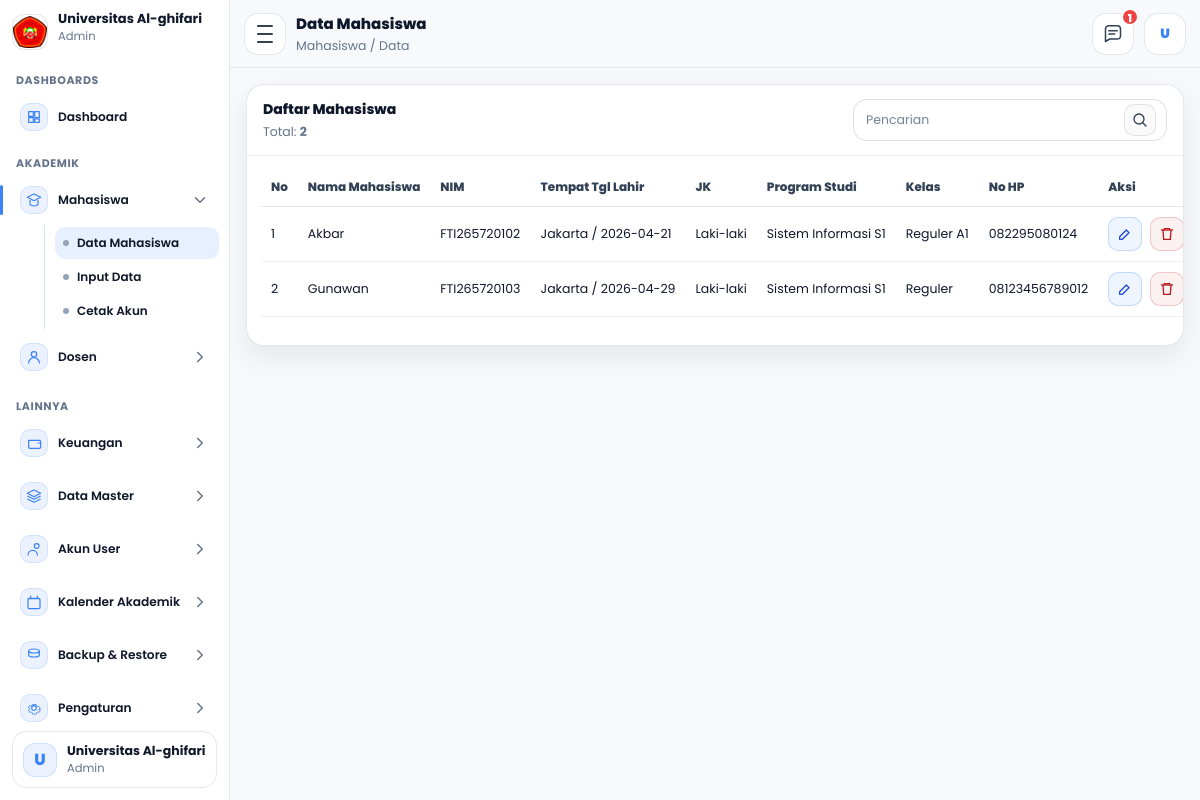
/admin/mahasiswa/data.php (signed in), run on an earlier commit of the app's database.
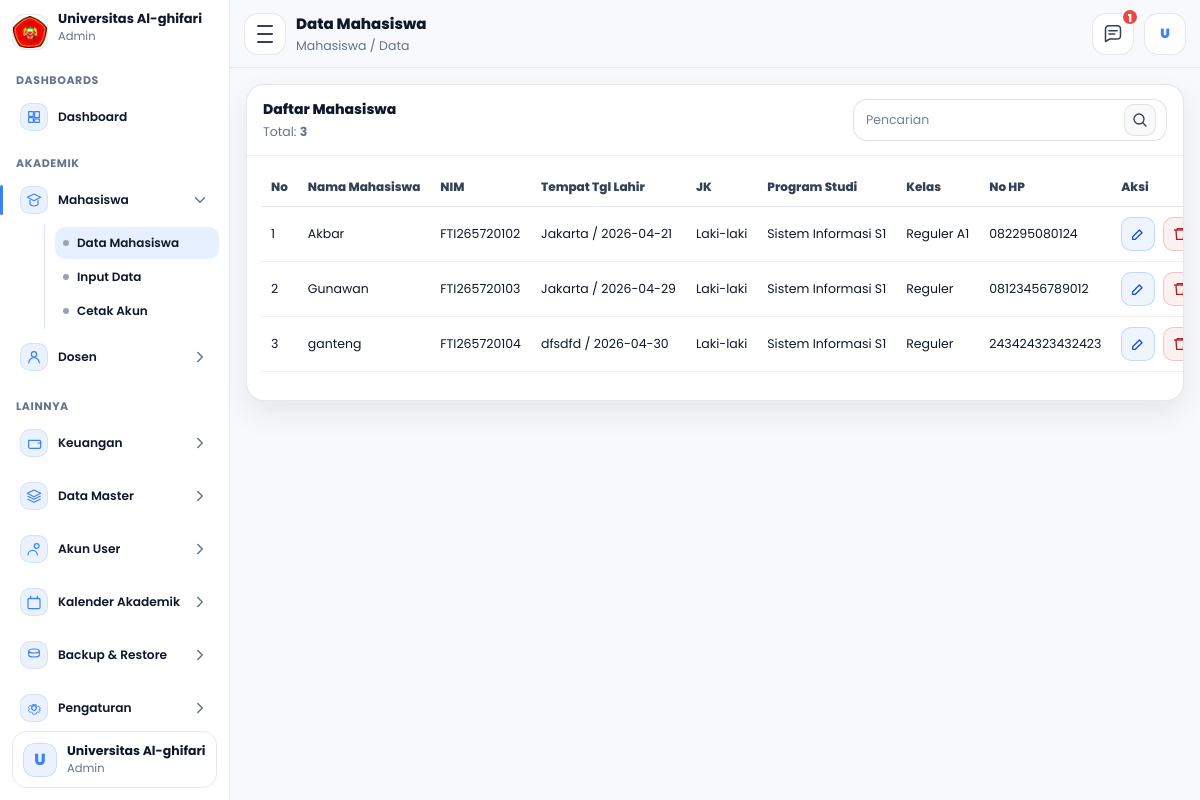
And on a later commit of the database.
### tables this page shows
CREATE TABLE `mahasiswa` (
  `id_mahasiswa` int NOT NULL,
  `tanggal_registrasi` date NOT NULL,
  `periode_pendaftaran` varchar(60) NOT NULL,
  `jenis_pendaftaran` varchar(60) NOT NULL,
  `jalur_pendaftaran` varchar(60) DEFAULT NULL,
  `program_studi` varchar(100) NOT NULL,
  `kelas` varchar(30) NOT NULL,
  `nim` varchar(30) NOT NULL,
  `jalur_keuangan` varchar(100) NOT NULL,
  `nama_mahasiswa` varchar(150) NOT NULL,
  `tempat_lahir` varchar(100) NOT NULL,
  `tanggal_lahir` date NOT NULL,
  `jenis_kelamin` varchar(20) NOT NULL,
  `golongan_darah` varchar(5) DEFAULT NULL,
  `agama` varchar(30) NOT NULL,
  `ukuran_seragam` varchar(10) NOT NULL,
  `nik` varchar(30) DEFAULT NULL,
  `nisn` varchar(30) DEFAULT NULL,
  `npwp` varchar(30) DEFAULT NULL,
  `kewarganegaraan` enum('WNI','WNA') DEFAULT NULL,
  `provinsi` varchar(100) DEFAULT NULL,
  `kab_kota` varchar(100) DEFAULT NULL,
  `kecamatan` varchar(100) DEFAULT NULL,
  `kelurahan` varchar(100) DEFAULT NULL,
  `jalan` varchar(200) DEFAULT NULL,
  `dusun` varchar(100) DEFAULT NULL,
  `rt` varchar(10) DEFAULT NULL,
  `rw` varchar(10) DEFAULT NULL,
  `kode_pos` varchar(10) DEFAULT NULL,
  `jenis_tinggal` varchar(50) DEFAULT NULL,
  `alat_transportasi` varchar(50) DEFAULT NULL,
  `telepon` varchar(30) DEFAULT NULL,
  `hp` varchar(30) DEFAULT NULL,
  `email` varchar(120) DEFAULT NULL,
  `penerima_kps` enum('Ya','Tidak') DEFAULT NULL,
  `no_kps` varchar(50) DEFAULT NULL,
  `nama_ayah` varchar(150) DEFAULT NULL,
  `tanggal_lahir_ayah` date DEFAULT NULL,
  `pendidikan_ayah` varchar(80) DEFAULT NULL,
  `pekerjaan_ayah` varchar(80) DEFAULT NULL,
  `penghasilan_ayah` varchar(80) DEFAULT NULL,
  `nama_ibu` varchar(150) DEFAULT NULL,
  `tanggal_lahir_ibu` date DEFAULT NULL,
  `pendidikan_ibu` varchar(80) DEFAULT NULL,
  `pekerjaan_ibu` varchar(80) DEFAULT NULL,
  `penghasilan_ibu` varchar(80) DEFAULT NULL,
  `nama_wali` varchar(150) DEFAULT NULL,
  `tanggal_lahir_wali` date DEFAULT NULL,
  `pendidikan_wali` varchar(80) DEFAULT NULL,
  `pekerjaan_wali` varchar(80) DEFAULT NULL,
  `penghasilan_wali` varchar(80) DEFAULT NULL,
  `asal_sekolah` varchar(150) DEFAULT NULL,
  `no_ijazah` varchar(80) DEFAULT NULL,
  `alamat_sekolah` varchar(255) DEFAULT NULL,
  `kodepos_sekolah` varchar(10) DEFAULT NULL,
  `email_sekolah` varchar(120) DEFAULT NULL,
  `telepon_sekolah` varchar(30) DEFAULT NULL,
  `website_sekolah` varchar(120) DEFAULT NULL,
  `asal_jurusan` varchar(120) DEFAULT NULL,
  `sks_diakui` int DEFAULT NULL,
  `asal_perguruan_tinggi` varchar(150) DEFAULT NULL,
  `asal_program_studi` varchar(150) DEFAULT NULL,
  `akun_dicetak` tinyint(1) NOT NULL DEFAULT '0',
  `akun_dicetak_pada` timestamp NULL DEFAULT NULL,
  `id_user` int DEFAULT NULL,
  `dibuat_pada` timestamp NULL DEFAULT CURRENT_TIMESTAMP,
  `diubah_pada` timestamp NULL DEFAULT NULL ON UPDATE CURRENT_TIMESTAMP
);

### admin/mahasiswa/data.php (the view, shortened to what the changed rows need)
<?php
require_once __DIR__ . "/../layout.php";
$username = $_SESSION['username'] ?? 'unfari';
$nama_tampil = 'Universitas Al-ghifari';
$stmtMe = $conn->prepare("SELECT nama_lengkap FROM users WHERE username=? LIMIT 1");
$stmtMe->bind_param("s", $username);
$stmtMe->execute();
$rsMe = $stmtMe->get_result();
if ($rsMe && ($rowMe = $rsMe->fetch_assoc())) {
  $nama_tampil = $rowMe['nama_lengkap'] ?: $nama_tampil;
}
$menu = 'mhs_data';
$qRaw = trim($_GET['q'] ?? '');
$q = $qRaw;
$page = (int)($_GET['page'] ?? 1);
$perPage = 15;
$offset = ($page - 1) * $perPage;
function buildWhereAndParams($q){
  $where = "";
  $params = [];
  $types = "";
  return [$where, $types, $params];
}
function renderRows($rows, $offset){
  $no = $offset + 1;
  $html = '';
  foreach ($rows as $r){
    $nama = e($r['nama_mahasiswa'] ?? '');
    $nim  = e($r['nim'] ?? '');
    $ttl  = e(($r['tempat_lahir'] ?? '-') . " / " . ($r['tanggal_lahir'] ?? '-'));
    $jk   = e($r['jenis_kelamin'] ?? '-');
    $prodi= e($r['program_studi'] ?? '-');
    $kelas= e($r['kelas'] ?? '-');
    $hp   = e($r['hp'] ?? '-');
    $id   = (int)($r['id_mahasiswa'] ?? 0);
    $html .= '<tr>';
    $html .= '<td class="col-no">'.$no.'</td>';
    $html .= '<td>'.$nama.'</td>';
    $html .= '<td class="mono">'.$nim.'</td>';
    $html .= '<td>'.$ttl.'</td>';
    $html .= '<td>'.$jk.'</td>';
    $html .= '<td>'.$prodi.'</td>';
    $html .= '<td>'.$kelas.'</td>';
    $html .= '<td>'.$hp.'</td>';
    $html .= '<td class="aksi">
            <a class="icon-btn edit" href="editdata.php?id='.$id.'" title="Edit">
              <svg viewBox="0 0 24 24" fill="none">
                <path d="M4 20h4l10-10-4-4L4 16v4Z" stroke="currentColor" stroke-width="2" stroke-linejoin="round"/>
              </svg>
            </a>
            <a class="icon-btn del"
               href="hapusdata.php?id='.$id.'"
               data-del="1"
               data-name="'.$nama.'"
               title="Hapus">
              <svg viewBox="0 0 24 24" fill="none">
                <path d="M3 6h18" stroke="currentColor" stroke-width="2"/>
                <path d="M8 6V4h8v2" stroke="currentColor" stroke-width="2"/>
                <path d="M6 6l1 14h10l1-14" stroke="currentColor" stroke-width="2"/>
              </svg>
            </a>
          </td>';
    $html .= '</tr>';
    $no++;
  }
  return $html;
}
list($where, $types, $params) = buildWhereAndParams($q);
$sqlTotal = "SELECT COUNT(*) AS total FROM mahasiswa $where";
$stmtT = $conn->prepare($sqlTotal);
$stmtT->execute();
$rsT = $stmtT->get_result();
$total = 0;
if ($rsT && ($rowT = $rsT->fetch_assoc())) $total = (int)$rowT['total'];
$sql = "SELECT id_mahasiswa, nama_mahasiswa, nim, tempat_lahir, tanggal_lahir, jenis_kelamin, program_studi, kelas, hp
        FROM mahasiswa
        $where
        ORDER BY id_mahasiswa ASC
        LIMIT ? OFFSET ?";
$stmt = $conn->prepare($sql);
if ($types !== '') {
  $types2 = $types . "ii";
  $limit = $perPage;
  $off = $offset;
  $stmt->bind_param($types2, ...array_merge($params, [$limit,$off]));
} else {
  $limit = $perPage;
  $off = $offset;
  $stmt->bind_param("ii", $limit, $off);
}
$stmt->execute();
$rs = $stmt->get_result();
$rows = [];
if ($rs) {
  while ($r = $rs->fetch_assoc()) $rows[] = $r;
}
$tbodyHtml = renderRows($rows, $offset);
renderAdminLayoutStart([
  "title"       => "Admin - Data Mahasiswa",
  "page_title"  => "Data Mahasiswa",
  "page_sub"    => "Mahasiswa / Data",
  "menu"        => $menu,
  "nama_tampil" => $nama_tampil,
  "username"    => $username,
  "assetsBase"  => "../..",
  "basePath"    => "..",
  "extra_css"   => ["css/css_admin/mahasiswa/data.css"],
]);
?>
<div class="panel">
  <div class="panel-head">
    <div class="panel-left">
      <div class="panel-sub">Total: <b id="totalText"><?= (int)$total ?></b></div>
    </div>
  </div>
  <div class="table-wrap">
    <table class="tbl">
      <thead>
        <tr>
          <th class="col-no">No</th>
          <th>Nama Mahasiswa</th>
          <th class="mono">NIM</th>
          <th>Tempat Tgl Lahir</th>
          <th>JK</th>
          <th>Program Studi</th>
          <th>Kelas</th>
          <th>No HP</th>
          <th class="col-aksi">Aksi</th>
        </tr>
      </thead>
      <tbody id="tbody">
        <?= $tbodyHtml ?>
      </tbody>
    </table>
  </div>
</div>
<?php
renderAdminLayoutEnd([
  "assetsBase" => "../..",
  "extra_js"   => ["js/js_admin/mahasiswa/data.js"],
]);

### admin/layout.php (shortened to what the changed rows need)
<?php
function e($s){ return htmlspecialchars((string)$s, ENT_QUOTES, 'UTF-8'); }
function isPrefix($menu, $prefix){ return strpos($menu, $prefix) === 0; }
function icon($name){
  if ($name === 'dash') return '<svg viewBox="0 0 24 24" fill="none"><path d="M4 13h7v7H4v-7Zm9-9h7v9h-7V4ZM4 4h7v7H4V4Zm9 11h7v5h-7v-5Z" stroke="currentColor" stroke-width="1.8" stroke-linejoin="round"/></svg>';
  if ($name === 'mhs')  return '<svg viewBox="0 0 24 24" fill="none"><path d="M12 3 22 8 12 13 2 8 12 3Z" stroke="currentColor" stroke-width="1.8" stroke-linejoin="round"/><path d="M6 12v6c0 1 2.7 3 6 3s6-2 6-3v-6" stroke="currentColor" stroke-width="1.8" stroke-linejoin="round"/></svg>';
  if ($name === 'dsn')  return '<svg viewBox="0 0 24 24" fill="none"><path d="M12 12a4 4 0 1 0-4-4 4 4 0 0 0 4 4Z" stroke="currentColor" stroke-width="1.8"/><path d="M4 21a8 8 0 0 1 16 0" stroke="currentColor" stroke-width="1.8" stroke-linecap="round"/></svg>';
  if ($name === 'wallet') return '<svg viewBox="0 0 24 24" fill="none"><path d="M4 8h16a2 2 0 0 1 2 2v8a2 2 0 0 1-2 2H6a2 2 0 0 1-2-2V8Z" stroke="currentColor" stroke-width="1.8" stroke-linejoin="round"/><path d="M18 12h4" stroke="currentColor" stroke-width="1.8" stroke-linecap="round"/></svg>';
  if ($name === 'layers') return '<svg viewBox="0 0 24 24" fill="none"><path d="M12 3 22 8 12 13 2 8 12 3Z" stroke="currentColor" stroke-width="1.8" stroke-linejoin="round"/><path d="M2 12l10 5 10-5" stroke="currentColor" stroke-width="1.8" stroke-linejoin="round"/><path d="M2 16.5l10 5 10-5" stroke="currentColor" stroke-width="1.8" stroke-linejoin="round"/></svg>';
  if ($name === 'users') return '<svg viewBox="0 0 24 24" fill="none"><path d="M16 11a3.5 3.5 0 1 0-3.5-3.5A3.5 3.5 0 0 0 16 11Z" stroke="currentColor" stroke-width="1.8"/><path d="M3 21a7 7 0 0 1 14 0" stroke="currentColor" stroke-width="1.8" stroke-linecap="round"/></svg>';
  if ($name === 'calendar') return '<svg viewBox="0 0 24 24" fill="none"><path d="M7 3v3M17 3v3" stroke="currentColor" stroke-width="1.8" stroke-linecap="round"/><path d="M4 7h16" stroke="currentColor" stroke-width="1.8" stroke-linecap="round"/><path d="M5 6.5h14A2 2 0 0 1 21 8.5v12A2 2 0 0 1 19 22H5a2 2 0 0 1-2-2v-12A2 2 0 0 1 5 6.5Z" stroke="currentColor" stroke-width="1.8" stroke-linejoin="round"/></svg>';
  if ($name === 'database') return '<svg viewBox="0 0 24 24" fill="none"><path d="M12 3c4.4 0 8 1.3 8 3s-3.6 3-8 3-8-1.3-8-3 3.6-3 8-3Z" stroke="currentColor" stroke-width="1.8" stroke-linejoin="round"/><path d="M4 6v6c0 1.7 3.6 3 8 3s8-1.3 8-3V6" stroke="currentColor" stroke-width="1.8" stroke-linejoin="round"/></svg>';
  if ($name === 'settings') return '<svg viewBox="0 0 24 24" fill="none"><path d="M12 15.5a3.5 3.5 0 1 0 0-7 3.5 3.5 0 0 0 0 7Z" stroke="currentColor" stroke-width="1.8"/><path d="M19.4 15a8.3 8.3 0 0 0 .1-1l2-1.1-2-3.5-2.2.6a7.7 7.7 0 0 0-1.7-1l-.3-2.2H9.7L9.4 8a7.7 7.7 0 0 0-1.7 1l-2.2-.6-2 3.5 2 1.1a8.3 8.3 0 0 0 .1 1l-2 1.1 2 3.5 2.2-.6a7.7 7.7 0 0 0 1.7 1l.3 2.2h5.6l.3-2.2a7.7 7.7 0 0 0 1.7-1l2.2.6 2-3.5-2-1.1Z" stroke="currentColor" stroke-width="1.2" stroke-linejoin="round"/></svg>';
  if ($name === 'logout') return '<svg viewBox="0 0 24 24" fill="none"><path d="M10 17h-1a6 6 0 1 1 0-12h1" stroke="currentColor" stroke-width="1.8" stroke-linecap="round"/><path d="M14 7l5 5-5 5" stroke="currentColor" stroke-width="1.8" stroke-linecap="round" stroke-linejoin="round"/><path d="M19 12H10" stroke="currentColor" stroke-width="1.8" stroke-linecap="round"/></svg>';
  if ($name === 'msg') return '<svg viewBox="0 0 24 24" fill="none"><path d="M21 14a4 4 0 0 1-4 4H8l-5 3V6a4 4 0 0 1 4-4h10a4 4 0 0 1 4 4v8Z" stroke="currentColor" stroke-width="1.8" stroke-linejoin="round"/><path d="M7 8h10M7 12h7" stroke="currentColor" stroke-width="1.8" stroke-linecap="round"/></svg>';
  return '';
}
function renderSidebar($menu, $nama_tampil, $username, $basePath = ""){
  $bp = rtrim($basePath, "/");
  if ($bp !== "") $bp .= "/";
  ?>
  <aside class="sidebar" id="sidebar" aria-label="Sidebar Admin">
    <nav class="nav" id="nav">
      <?php foreach($groups as $g): ?>
        <div class="nav-group">
          <div class="nav-title"><?= e($g['title']) ?></div>
          <?php foreach($g['items'] as $it): ?>
            <?php if ($it['type']==='link'): ?>
              <a class="nav-item <?= !empty($it['active'])?'active':'' ?>" href="<?= e($it['href']) ?>">
                <span class="ic"><?= icon($it['icon']) ?></span>
                <span class="tx"><?= e($it['label']) ?></span>
              </a>
            <?php else: ?>
              <button class="nav-item has-sub <?= !empty($it['open'])?'open':'' ?>" type="button"
                data-sub="<?= e($it['id']) ?>" aria-expanded="<?= !empty($it['open'])?'true':'false' ?>">
                <span class="ic"><?= icon($it['icon']) ?></span>
                <span class="tx"><?= e($it['label']) ?></span>
                <span class="ch" aria-hidden="true">
                  <svg viewBox="0 0 24 24" fill="none"><path d="M9 6l6 6-6 6" stroke="currentColor" stroke-width="2" stroke-linecap="round" stroke-linejoin="round"/></svg>
                </span>
              </button>
              <div class="sub <?= !empty($it['open'])?'open':'' ?>" id="<?= e($it['id']) ?>">
                <?php foreach($it['children'] as $c): ?>
                  <a class="sub-item <?= !empty($c['active'])?'active':'' ?>" href="<?= e($c['href']) ?>">
                    <span class="dot"></span>
                    <span class="tx"><?= e($c['label']) ?></span>
                  </a>
                <?php endforeach; ?>
              </div>
            <?php endif; ?>
          <?php endforeach; ?>
        </div>
      <?php endforeach; ?>
    </nav>
  </aside>
  <?php
}
function renderAdminLayoutStart($opts = []){
  $menu       = $opts['menu'] ?? 'dashboard';
  $nama       = $opts['nama_tampil'] ?? 'Admin';
  $username   = $opts['username'] ?? 'user';
  $assetsBase = rtrim($opts['assetsBase'] ?? '..', '/');
  $basePath   = rtrim($opts['basePath'] ?? '', '/');
  if ($basePath !== '') $basePath = rtrim($basePath, '/');
  ?>
<!doctype html>
<html lang="id">
<head>
  <link rel="stylesheet" href="<?= e($assetsBase) ?>/css/css_admin/dashboard.css">
  <?php
    if (!empty($opts['extra_css']) && is_array($opts['extra_css'])) {
      foreach($opts['extra_css'] as $css) {
        echo '<link rel="stylesheet" href="'.e($assetsBase.'/'.$css).'">'."\n";
      }
    }
  ?>
</head>
<body>
  <div class="app" id="app">
    <?php renderSidebar($menu, $nama, $username, $basePath); ?>
    <main class="main">
      <section class="content">
  <?php
}
function renderAdminLayoutEnd($opts = []){
  ?>
      </section>
    </main>
  </div>
</body>
</html>
  <?php
}

What changed in the data, as far as the page shows it:
added mahasiswa: nama_mahasiswa "ganteng", nim "FTI265720104", ttl "dfsdfd / 2026-04-30", jenis_kelamin "Laki-laki", program_studi "Sistem Informasi S1", kelas "Reguler", hp "243424323432423"
Also different on the page:
$total: "2" → "3"
